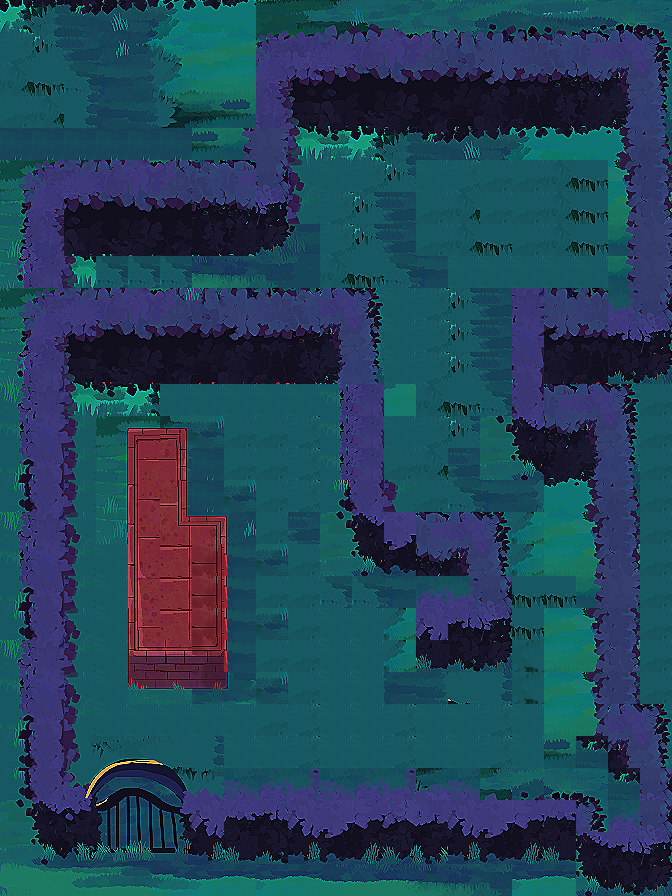

This game map was drawn from its Tiled (.tmx) file and the tilesets committed beside it. A one-line description and the trimmed map source follow:
An orthogonal 21x28 tile map with 32x32 px tiles, 1 tile layer (ground), 8 tilesets and 25 objects (Guard, Camera, Exit, Octopus, Cat).

<map version="1.10" tiledversion="1.11.2" orientation="orthogonal" renderorder="right-down" width="21" height="28" tilewidth="32" tileheight="32" infinite="0" nextlayerid="4" nextobjectid="98">
 <tileset firstgid="1" name="outdoor" tilewidth="32" tileheight="32" tilecount="4096" columns="64">
  <image source="../tilesets/outdoor.png" width="2048" height="2048" />
 </tileset>
 <tileset firstgid="4097" source="../tilesets/objects.tsx" />
 <tileset firstgid="4102" name="dark_outdoor" tilewidth="32" tileheight="32" tilecount="4096" columns="64">
  <image source="../tilesets/dark_outdoor.png" width="2048" height="2048" />
 </tileset>
 <tileset firstgid="8198" name="test4" tilewidth="32" tileheight="32" tilecount="195" columns="15">
  <image source="../tilesets/test4.png" width="500" height="440" />
 </tileset>
 <tileset firstgid="8393" name="test5" tilewidth="32" tileheight="32" tilecount="195" columns="15">
  <image source="../tilesets/test5.png" width="500" height="440" />
 </tileset>
 <tileset firstgid="8588" name="test7" tilewidth="32" tileheight="32" tilecount="195" columns="15">
  <image source="../tilesets/test7.png" width="500" height="440" />
 </tileset>
 <tileset firstgid="8783" name="IMG_6849" tilewidth="32" tileheight="32" tilecount="195" columns="15">
  <image source="../tilesets/IMG_6849.png" width="500" height="440" />
 </tileset>
 <tileset firstgid="8978" name="IMG_6849" tilewidth="32" tileheight="32" tilecount="195" columns="15">
  <image source="../tilesets/IMG_6849.png" width="500" height="440" />
 </tileset>
 <layer id="1" name="ground" width="21" height="28">
  <data>[588 cells, 588 non-empty, 235 distinct tile ids]</data>
 </layer>
 <objectgroup id="2" name="walls">
  <object id="39" x="42.312" y="800.547" width="534.162" height="61.9032" />
  <object id="41" x="263" y="37.205" width="400" height="83" />
  <object id="42" x="0" y="162.089" width="64" height="701.911" />
  <object id="45" x="130.151" y="430.108" width="64.516" height="258.559" />
  <object id="46" x="162" y="516.667" width="64" height="171.333" />
  <object id="56" x="594.179" y="289.366" width="49.6914" height="189.139" />
  <object id="57" x="353.538" y="374.533" width="33.8329" height="165.662" />
  <object id="58" x="417.879" y="610.283" width="94.8329" height="61.5941" />
  <object id="59" x="483.254" y="512.533" width="28.8045" height="121.935" />
  <object id="60" x="390.39" y="512.533" width="90.8556" height="62.185" />
  <object id="61" x="609.674" y="357.699" width="31.8631" height="408.768" />
  <object id="66" x="513.477" y="289.612" width="78.2361" height="124.048" />
  <object id="73" x="626.161" y="126.505" width="37.6774" height="228.989" />
  <object id="75" x="29.7527" y="166.882" width="260.495" height="79.5699" />
  <object id="76" x="245.752" y="108.215" width="47.1617" height="79.5699" />
  <object id="77" x="579.252" y="834.048" width="90.662" height="61.9032" />
  <object id="78" x="642.818" y="707.616" width="31.8631" height="150.268" />
  <object id="81" x="90.6667" y="103.333" width="28" height="31.3333" />
  <object id="92" x="64" y="290" width="322" height="94" />
 </objectgroup>
 <objectgroup id="3" name="objects">
  <object id="31" x="890.775" y="651.689">
   <polyline points="-466.667,-188 -313.804,-157.324 -317.691,-178.441 -387.31,-194.715" />
  </object>
  <object id="63" type="Guard" x="442.927" y="439.88">
   <properties>
    <property name="category" value="00100" />
    <property name="exclude" value="00100" />
    <property name="force" type="float" value="1.5" />
    <property name="fov" type="float" value="60" />
    <property name="maxSpeed" type="float" value="5" />
    <property name="path" type="object" value="31" />
    <property name="radius" type="float" value="0.3" />
    <property name="spriteRadius" type="float" value="0.8" />
    <property name="viewDistance" type="float" value="5" />
   </properties>
   <point />
  </object>
  <object id="64" type="Camera" x="588.208" y="493.5">
   <properties>
    <property name="alarmDistance" type="float" value="10" />
    <property name="angle" type="float" value="220" />
    <property name="category" value="01000" />
    <property name="disabledTime" type="float" value="10" />
    <property name="exclude" value="00000" />
    <property name="fov" type="float" value="80" />
    <property name="radius" type="float" value="0.2" />
    <property name="spriteRadius" type="float" value="0.6" />
    <property name="viewDistance" type="float" value="5" />
   </properties>
   <point />
  </object>
  <object id="65" type="Exit" x="429.333" y="172.667">
   <properties>
    <property name="category" value="10000" />
    <property name="exclude" value="00000" />
    <property name="size" type="float" value="1.25" />
   </properties>
   <point />
  </object>
  <object id="70" type="Octopus" x="290.333" y="729.167">
   <properties>
    <property name="abilityRange" type="float" value="5" />
    <property name="category" value="00010" />
    <property name="exclude" value="00010" />
    <property name="force" type="float" value="2" />
    <property name="inkCapacity" type="float" value="100" />
    <property name="inkRegen" type="float" value="5" />
    <property name="inkUsage" type="float" value="25" />
    <property name="maxSpeed" type="float" value="5" />
    <property name="radius" type="float" value="0.4" />
    <property name="spriteRadius" type="float" value="0.6" />
   </properties>
   <point />
  </object>
  <object id="72" type="Cat" x="174" y="739.333">
   <properties>
    <property name="abilityCooldown" type="float" value="5" />
    <property name="abilityRange" type="float" value="5" />
    <property name="category" value="00010" />
    <property name="exclude" value="00010" />
    <property name="force" type="float" value="3" />
    <property name="maxSpeed" type="float" value="10" />
    <property name="meowExpandSpeed" type="float" value="10" />
    <property name="radius" type="float" value="0.4" />
    <property name="spriteRadius" type="float" value="0.6" />
   </properties>
   <point />
  </object>
 </objectgroup>
</map>
